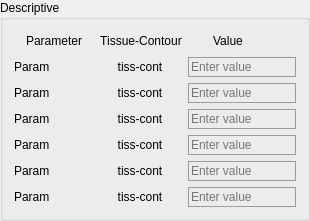
             <widget class="QGroupBox" name="groupBox_8">
              <property name="title">
               <string>Descriptive</string>
              </property>
              <layout class="QVBoxLayout" name="verticalLayout_16">
               <item>
                <layout class="QGridLayout" name="gridLayout_7">
                 <item row="5" column="1">
                  <widget class="QLabel" name="tiss_cont_descriptive5">
                   <property name="sizePolicy">
                    <sizepolicy hsizetype="Fixed" vsizetype="Fixed">
                     <horstretch>0</horstretch>
                     <verstretch>0</verstretch>
                    </sizepolicy>
                   </property>
                   <property name="minimumSize">
                    <size>
                     <width>80</width>
                     <height>20</height>
                    </size>
                   </property>
                   <property name="maximumSize">
                    <size>
                     <width>16777215</width>
                     <height>20</height>
                    </size>
                   </property>
                   <property name="styleSheet">
                    <string notr="true">font: 25 10pt &quot;Calibri Light&quot;;</string>
                   </property>
                   <property name="text">
                    <string>tiss-cont</string>
                   </property>
                   <property name="alignment">
                    <set>Qt::AlignCenter</set>
                   </property>
                  </widget>
                 </item>
                 <item row="1" column="1">
                  <widget class="QLabel" name="tiss_cont_descriptive1">
                   <property name="sizePolicy">
                    <sizepolicy hsizetype="Fixed" vsizetype="Fixed">
                     <horstretch>0</horstretch>
                     <verstretch>0</verstretch>
                    </sizepolicy>
                   </property>
                   <property name="minimumSize">
                    <size>
                     <width>80</width>
                     <height>20</height>
                    </size>
                   </property>
                   <property name="maximumSize">
                    <size>
                     <width>16777215</width>
                     <height>20</height>
                    </size>
                   </property>
                   <property name="styleSheet">
                    <string notr="true">font: 25 10pt &quot;Calibri Light&quot;;</string>
                   </property>
                   <property name="text">
                    <string>tiss-cont</string>
                   </property>
                   <property name="alignment">
                    <set>Qt::AlignCenter</set>
                   </property>
                  </widget>
                 </item>
                 <item row="1" column="0">
                  <widget class="QLabel" name="lab_descriptive1">
                   <property name="sizePolicy">
                    <sizepolicy hsizetype="Fixed" vsizetype="Fixed">
                     <horstretch>0</horstretch>
                     <verstretch>0</verstretch>
                    </sizepolicy>
                   </property>
                   <property name="minimumSize">
                    <size>
                     <width>80</width>
                     <height>20</height>
                    </size>
                   </property>
                   <property name="maximumSize">
                    <size>
                     <width>16777215</width>
                     <height>20</height>
                    </size>
                   </property>
                   <property name="styleSheet">
                    <string notr="true">font: 25 10pt &quot;Calibri Light&quot;;</string>
                   </property>
                   <property name="text">
                    <string>Param</string>
                   </property>
                  </widget>
                 </item>
                 <item row="4" column="0">
                  <widget class="QLabel" name="lab_descriptive4">
                   <property name="sizePolicy">
                    <sizepolicy hsizetype="Fixed" vsizetype="Fixed">
                     <horstretch>0</horstretch>
                     <verstretch>0</verstretch>
                    </sizepolicy>
                   </property>
                   <property name="minimumSize">
                    <size>
                     <width>80</width>
                     <height>20</height>
                    </size>
                   </property>
                   <property name="maximumSize">
                    <size>
                     <width>16777215</width>
                     <height>20</height>
                    </size>
                   </property>
                   <property name="styleSheet">
                    <string notr="true">font: 25 10pt &quot;Calibri Light&quot;;</string>
                   </property>
                   <property name="text">
                    <string>Param</string>
                   </property>
                  </widget>
                 </item>
                 <item row="2" column="1">
                  <widget class="QLabel" name="tiss_cont_descriptive2">
                   <property name="sizePolicy">
                    <sizepolicy hsizetype="Fixed" vsizetype="Fixed">
                     <horstretch>0</horstretch>
                     <verstretch>0</verstretch>
                    </sizepolicy>
                   </property>
                   <property name="minimumSize">
                    <size>
                     <width>80</width>
                     <height>20</height>
                    </size>
                   </property>
                   <property name="maximumSize">
                    <size>
                     <width>16777215</width>
                     <height>20</height>
                    </size>
                   </property>
                   <property name="styleSheet">
                    <string notr="true">font: 25 10pt &quot;Calibri Light&quot;;</string>
                   </property>
                   <property name="text">
                    <string>tiss-cont</string>
                   </property>
                   <property name="alignment">
                    <set>Qt::AlignCenter</set>
                   </property>
                  </widget>
                 </item>
                 <item row="0" column="1">
                  <widget class="QLabel" name="label_hm1_5">
                   <property name="sizePolicy">
                    <sizepolicy hsizetype="Fixed" vsizetype="Fixed">
                     <horstretch>0</horstretch>
                     <verstretch>0</verstretch>
                    </sizepolicy>
                   </property>
                   <property name="minimumSize">
                    <size>
                     <width>80</width>
                     <height>20</height>
                    </size>
                   </property>
                   <property name="maximumSize">
                    <size>
                     <width>16777215</width>
                     <height>20</height>
                    </size>
                   </property>
                   <property name="styleSheet">
                    <string notr="true">font: 25 10pt &quot;Calibri Light&quot;;</string>
                   </property>
                   <property name="text">
                    <string>Tissue-Contour</string>
                   </property>
                   <property name="alignment">
                    <set>Qt::AlignCenter</set>
                   </property>
                  </widget>
                 </item>
                 <item row="0" column="2">
                  <widget class="QLabel" name="label_hm1_6">
                   <property name="sizePolicy">
                    <sizepolicy hsizetype="Fixed" vsizetype="Fixed">
                     <horstretch>0</horstretch>
                     <verstretch>0</verstretch>
                    </sizepolicy>
                   </property>
                   <property name="minimumSize">
                    <size>
                     <width>80</width>
                     <height>20</height>
                    </size>
                   </property>
                   <property name="maximumSize">
                    <size>
                     <width>16777215</width>
                     <height>20</height>
                    </size>
                   </property>
                   <property name="styleSheet">
                    <string notr="true">font: 25 10pt &quot;Calibri Light&quot;;</string>
                   </property>
                   <property name="text">
                    <string>Value</string>
                   </property>
                   <property name="alignment">
                    <set>Qt::AlignCenter</set>
                   </property>
                  </widget>
                 </item>
                 <item row="4" column="1">
                  <widget class="QLabel" name="tiss_cont_descriptive4">
                   <property name="sizePolicy">
                    <sizepolicy hsizetype="Fixed" vsizetype="Fixed">
                     <horstretch>0</horstretch>
                     <verstretch>0</verstretch>
                    </sizepolicy>
                   </property>
                   <property name="minimumSize">
                    <size>
                     <width>80</width>
                     <height>20</height>
                    </size>
                   </property>
                   <property name="maximumSize">
                    <size>
                     <width>16777215</width>
                     <height>20</height>
                    </size>
                   </property>
                   <property name="styleSheet">
                    <string notr="true">font: 25 10pt &quot;Calibri Light&quot;;</string>
                   </property>
                   <property name="text">
                    <string>tiss-cont</string>
                   </property>
                   <property name="alignment">
                    <set>Qt::AlignCenter</set>
                   </property>
                  </widget>
                 </item>
                 <item row="5" column="0">
                  <widget class="QLabel" name="lab_descriptive5">
                   <property name="sizePolicy">
                    <sizepolicy hsizetype="Fixed" vsizetype="Fixed">
                     <horstretch>0</horstretch>
                     <verstretch>0</verstretch>
                    </sizepolicy>
                   </property>
                   <property name="minimumSize">
                    <size>
                     <width>80</width>
                     <height>20</height>
                    </size>
                   </property>
                   <property name="maximumSize">
                    <size>
                     <width>16777215</width>
                     <height>20</height>
                    </size>
                   </property>
                   <property name="styleSheet">
                    <string notr="true">font: 25 10pt &quot;Calibri Light&quot;;</string>
                   </property>
                   <property name="text">
                    <string>Param</string>
                   </property>
                  </widget>
                 </item>
                 <item row="1" column="2">
                  <widget class="QLineEdit" name="value_descriptive1">
                   <property name="minimumSize">
                    <size>
                     <width>80</width>
                     <height>20</height>
                    </size>
                   </property>
                   <property name="maximumSize">
                    <size>
                     <width>16777215</width>
                     <height>20</height>
                    </size>
                   </property>
                   <property name="focusPolicy">
                    <enum>Qt::StrongFocus</enum>
                   </property>
                   <property name="layoutDirection">
                    <enum>Qt::RightToLeft</enum>
                   </property>
                   <property name="styleSheet">
                    <string notr="true">QLineEdit {background-color: rgba(0,0,0,0);
border: 1px solid rgb(156, 156, 156);
font: 25 10pt &quot;Calibri Light&quot;;
font-family: &quot;Calibri Light&quot;;
}
QLineEdit:focus { border: 1px solid #eb6fbd;}
					</string>
                   </property>
                   <property name="maxLength">
                    <number>20</number>
                   </property>
                   <property name="frame">
                    <bool>true</bool>
                   </property>
                   <property name="placeholderText">
                    <string>Enter value</string>
                   </property>
                  </widget>
                 </item>
                 <item row="2" column="2">
                  <widget class="QLineEdit" name="value_descriptive2">
                   <property name="minimumSize">
                    <size>
                     <width>80</width>
                     <height>20</height>
                    </size>
                   </property>
                   <property name="maximumSize">
                    <size>
                     <width>16777215</width>
                     <height>20</height>
                    </size>
                   </property>
                   <property name="focusPolicy">
                    <enum>Qt::StrongFocus</enum>
                   </property>
                   <property name="layoutDirection">
                    <enum>Qt::RightToLeft</enum>
                   </property>
                   <property name="styleSheet">
                    <string notr="true">QLineEdit {background-color: rgba(0,0,0,0);
border: 1px solid rgb(156, 156, 156);
font: 25 10pt &quot;Calibri Light&quot;;
font-family: &quot;Calibri Light&quot;;
}
QLineEdit:focus { border: 1px solid #eb6fbd;}
					</string>
                   </property>
                   <property name="maxLength">
                    <number>20</number>
                   </property>
                   <property name="frame">
                    <bool>true</bool>
                   </property>
                   <property name="placeholderText">
                    <string>Enter value</string>
                   </property>
                  </widget>
                 </item>
                 <item row="4" column="2">
                  <widget class="QLineEdit" name="value_descriptive4">
                   <property name="minimumSize">
                    <size>
                     <width>80</width>
                     <height>20</height>
                    </size>
                   </property>
                   <property name="maximumSize">
                    <size>
                     <width>16777215</width>
                     <height>20</height>
                    </size>
                   </property>
                   <property name="focusPolicy">
                    <enum>Qt::StrongFocus</enum>
                   </property>
                   <property name="layoutDirection">
                    <enum>Qt::RightToLeft</enum>
                   </property>
                   <property name="styleSheet">
                    <string notr="true">QLineEdit {background-color: rgba(0,0,0,0);
border: 1px solid rgb(156, 156, 156);
font: 25 10pt &quot;Calibri Light&quot;;
font-family: &quot;Calibri Light&quot;;
}
QLineEdit:focus { border: 1px solid #eb6fbd;}
					</string>
                   </property>
                   <property name="maxLength">
                    <number>20</number>
                   </property>
                   <property name="frame">
                    <bool>true</bool>
                   </property>
                   <property name="placeholderText">
                    <string>Enter value</string>
                   </property>
                  </widget>
                 </item>
                 <item row="0" column="0">
                  <widget class="QLabel" name="label_hm1_7">
                   <property name="sizePolicy">
                    <sizepolicy hsizetype="Fixed" vsizetype="Fixed">
                     <horstretch>0</horstretch>
                     <verstretch>0</verstretch>
                    </sizepolicy>
                   </property>
                   <property name="minimumSize">
                    <size>
                     <width>80</width>
                     <height>20</height>
                    </size>
                   </property>
                   <property name="maximumSize">
                    <size>
                     <width>16777215</width>
                     <height>20</height>
                    </size>
                   </property>
                   <property name="styleSheet">
                    <string notr="true">font: 25 10pt &quot;Calibri Light&quot;;</string>
                   </property>
                   <property name="text">
                    <string>Parameter</string>
                   </property>
                   <property name="alignment">
                    <set>Qt::AlignCenter</set>
                   </property>
                  </widget>
                 </item>
                 <item row="3" column="0">
                  <widget class="QLabel" name="lab_descriptive3">
                   <property name="sizePolicy">
                    <sizepolicy hsizetype="Fixed" vsizetype="Fixed">
                     <horstretch>0</horstretch>
                     <verstretch>0</verstretch>
                    </sizepolicy>
                   </property>
                   <property name="minimumSize">
                    <size>
                     <width>80</width>
                     <height>20</height>
                    </size>
                   </property>
                   <property name="maximumSize">
                    <size>
                     <width>16777215</width>
                     <height>20</height>
                    </size>
                   </property>
                   <property name="styleSheet">
                    <string notr="true">font: 25 10pt &quot;Calibri Light&quot;;</string>
                   </property>
                   <property name="text">
                    <string>Param</string>
                   </property>
                  </widget>
                 </item>
                 <item row="2" column="0">
                  <widget class="QLabel" name="lab_descriptive2">
                   <property name="sizePolicy">
                    <sizepolicy hsizetype="Fixed" vsizetype="Fixed">
                     <horstretch>0</horstretch>
                     <verstretch>0</verstretch>
                    </sizepolicy>
                   </property>
                   <property name="minimumSize">
                    <size>
                     <width>80</width>
                     <height>20</height>
                    </size>
                   </property>
                   <property name="maximumSize">
                    <size>
                     <width>16777215</width>
                     <height>20</height>
                    </size>
                   </property>
                   <property name="styleSheet">
                    <string notr="true">font: 25 10pt &quot;Calibri Light&quot;;</string>
                   </property>
                   <property name="text">
                    <string>Param</string>
                   </property>
                  </widget>
                 </item>
                 <item row="5" column="2">
                  <widget class="QLineEdit" name="value_descriptive5">
                   <property name="minimumSize">
                    <size>
                     <width>80</width>
                     <height>20</height>
                    </size>
                   </property>
                   <property name="maximumSize">
                    <size>
                     <width>16777215</width>
                     <height>20</height>
                    </size>
                   </property>
                   <property name="focusPolicy">
                    <enum>Qt::StrongFocus</enum>
                   </property>
                   <property name="layoutDirection">
                    <enum>Qt::RightToLeft</enum>
                   </property>
                   <property name="styleSheet">
                    <string notr="true">QLineEdit {background-color: rgba(0,0,0,0);
border: 1px solid rgb(156, 156, 156);
font: 25 10pt &quot;Calibri Light&quot;;
font-family: &quot;Calibri Light&quot;;
}
QLineEdit:focus { border: 1px solid #eb6fbd;}
					</string>
                   </property>
                   <property name="maxLength">
                    <number>20</number>
                   </property>
                   <property name="frame">
                    <bool>true</bool>
                   </property>
                   <property name="placeholderText">
                    <string>Enter value</string>
                   </property>
                  </widget>
                 </item>
                 <item row="3" column="2">
                  <widget class="QLineEdit" name="value_descriptive3">
                   <property name="minimumSize">
                    <size>
                     <width>80</width>
                     <height>20</height>
                    </size>
                   </property>
                   <property name="maximumSize">
                    <size>
                     <width>16777215</width>
                     <height>20</height>
                    </size>
                   </property>
                   <property name="focusPolicy">
                    <enum>Qt::StrongFocus</enum>
                   </property>
                   <property name="layoutDirection">
                    <enum>Qt::RightToLeft</enum>
                   </property>
                   <property name="styleSheet">
                    <string notr="true">QLineEdit {background-color: rgba(0,0,0,0);
border: 1px solid rgb(156, 156, 156);
font: 25 10pt &quot;Calibri Light&quot;;
font-family: &quot;Calibri Light&quot;;
}
QLineEdit:focus { border: 1px solid #eb6fbd;}
					</string>
                   </property>
                   <property name="maxLength">
                    <number>20</number>
                   </property>
                   <property name="frame">
                    <bool>true</bool>
                   </property>
                   <property name="placeholderText">
                    <string>Enter value</string>
                   </property>
                  </widget>
                 </item>
                 <item row="3" column="1">
                  <widget class="QLabel" name="tiss_cont_descriptive3">
                   <property name="sizePolicy">
                    <sizepolicy hsizetype="Fixed" vsizetype="Fixed">
                     <horstretch>0</horstretch>
                     <verstretch>0</verstretch>
                    </sizepolicy>
                   </property>
                   <property name="minimumSize">
                    <size>
                     <width>80</width>
                     <height>20</height>
                    </size>
                   </property>
                   <property name="maximumSize">
                    <size>
                     <width>16777215</width>
                     <height>20</height>
                    </size>
                   </property>
                   <property name="styleSheet">
                    <string notr="true">font: 25 10pt &quot;Calibri Light&quot;;</string>
                   </property>
                   <property name="text">
                    <string>tiss-cont</string>
                   </property>
                   <property name="alignment">
                    <set>Qt::AlignCenter</set>
                   </property>
                  </widget>
                 </item>
                 <item row="6" column="0">
                  <widget class="QLabel" name="lab_descriptive6">
                   <property name="sizePolicy">
                    <sizepolicy hsizetype="Fixed" vsizetype="Fixed">
                     <horstretch>0</horstretch>
                     <verstretch>0</verstretch>
                    </sizepolicy>
                   </property>
                   <property name="minimumSize">
                    <size>
                     <width>80</width>
                     <height>20</height>
                    </size>
                   </property>
                   <property name="maximumSize">
                    <size>
                     <width>16777215</width>
                     <height>20</height>
                    </size>
                   </property>
                   <property name="styleSheet">
                    <string notr="true">font: 25 10pt &quot;Calibri Light&quot;;</string>
                   </property>
                   <property name="text">
                    <string>Param</string>
                   </property>
                  </widget>
                 </item>
                 <item row="6" column="1">
                  <widget class="QLabel" name="tiss_cont_descriptive6">
                   <property name="sizePolicy">
                    <sizepolicy hsizetype="Fixed" vsizetype="Fixed">
                     <horstretch>0</horstretch>
                     <verstretch>0</verstretch>
                    </sizepolicy>
                   </property>
                   <property name="minimumSize">
                    <size>
                     <width>80</width>
                     <height>20</height>
                    </size>
                   </property>
                   <property name="maximumSize">
                    <size>
                     <width>16777215</width>
                     <height>20</height>
                    </size>
                   </property>
                   <property name="styleSheet">
                    <string notr="true">font: 25 10pt &quot;Calibri Light&quot;;</string>
                   </property>
                   <property name="text">
                    <string>tiss-cont</string>
                   </property>
                   <property name="alignment">
                    <set>Qt::AlignCenter</set>
                   </property>
                  </widget>
                 </item>
                 <item row="6" column="2">
                  <widget class="QLineEdit" name="value_descriptive6">
                   <property name="minimumSize">
                    <size>
                     <width>80</width>
                     <height>20</height>
                    </size>
                   </property>
                   <property name="maximumSize">
                    <size>
                     <width>16777215</width>
                     <height>20</height>
                    </size>
                   </property>
                   <property name="focusPolicy">
                    <enum>Qt::StrongFocus</enum>
                   </property>
                   <property name="layoutDirection">
                    <enum>Qt::RightToLeft</enum>
                   </property>
                   <property name="styleSheet">
                    <string notr="true">QLineEdit {background-color: rgba(0,0,0,0);
border: 1px solid rgb(156, 156, 156);
font: 25 10pt &quot;Calibri Light&quot;;
font-family: &quot;Calibri Light&quot;;
}
QLineEdit:focus { border: 1px solid #eb6fbd;}
					</string>
                   </property>
                   <property name="maxLength">
                    <number>20</number>
                   </property>
                   <property name="frame">
                    <bool>true</bool>
                   </property>
                   <property name="placeholderText">
                    <string>Enter value</string>
                   </property>
                  </widget>
                 </item>
                </layout>
               </item>
              </layout>
             </widget>
